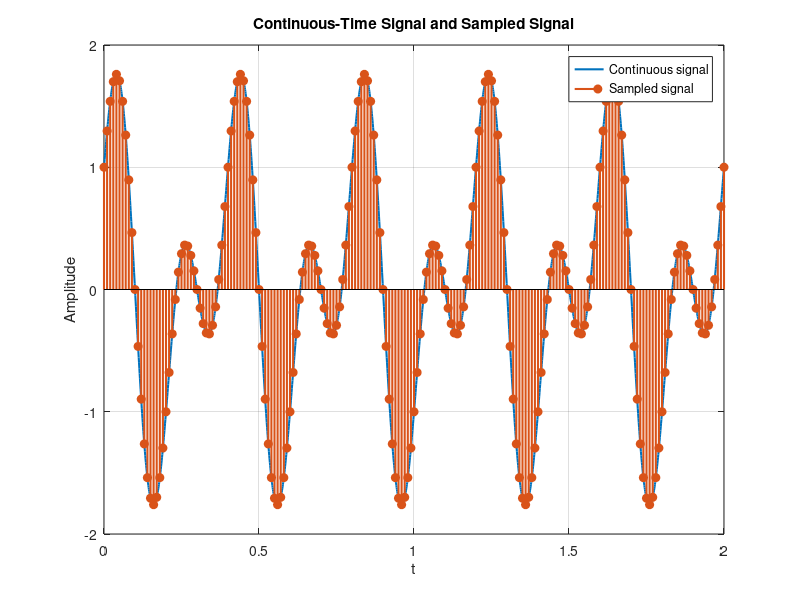

Source code (MATLAB):
t = 0:0.001:2 ;
x_t = cos(5*pi*t) + sin(10*pi*t);
t_s = 0:0.01:2;
x_n = cos(5*pi*t_s) + sin(10*pi*t_s);
figure;

plot(t,x_t,'DisplayName','Continuous signal','LineWidth',1.5);
hold on;
stem(t_s,x_n,'filled','DisplayName','Sampled signal','LineWidth',1.5)
xlabel('t');
ylabel('Amplitude');
title('Continuous-Time Signal and Sampled Signal');
legend;
grid on;
